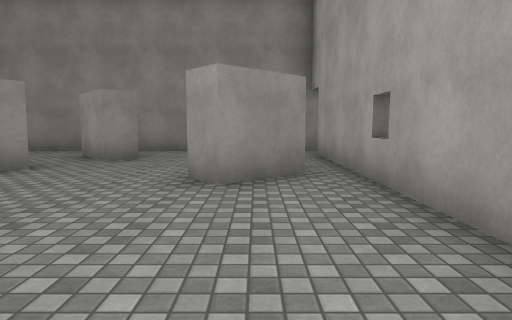
view 1 (above)

17 first-person views from a walk through a scene from a Unity 3-D project. The camera is 1.3 m above the floor, tilts 6° down and sees 75° across. Doors are open. The floor is counted in squares, 2 m on a side. Each view is taken from the middle of a square. On the plan, view 1 faces up. The plan holds only what a view shows up to about 10 squares ahead; the rest is blank. The player character is not drawn. Surface patterns are stand-ins for the level's own textures.

view 2
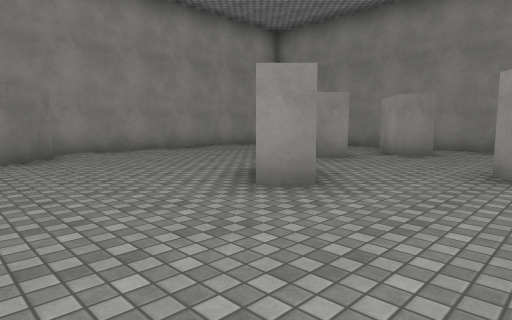

view 3
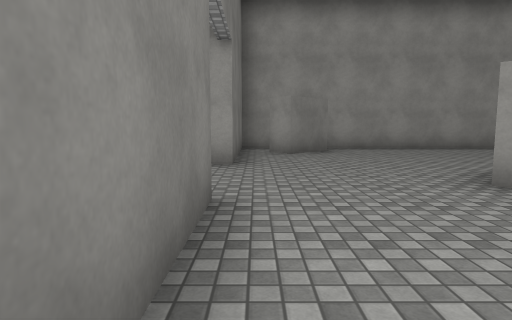

view 4
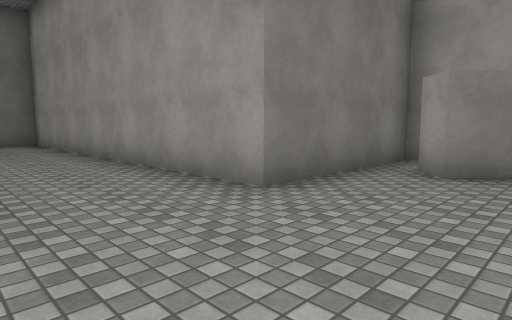

view 5
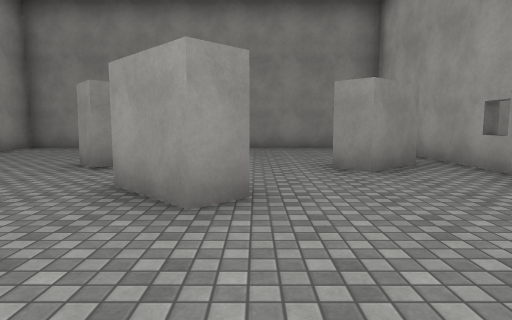

view 6
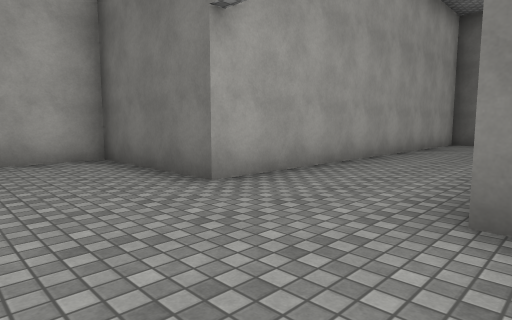

view 7
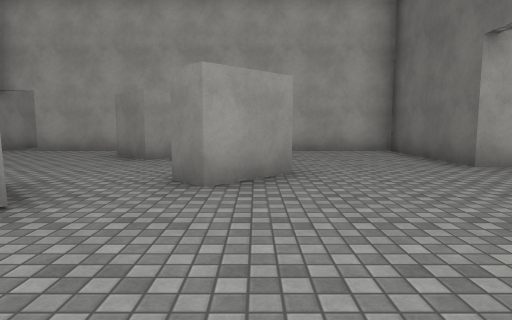

view 8
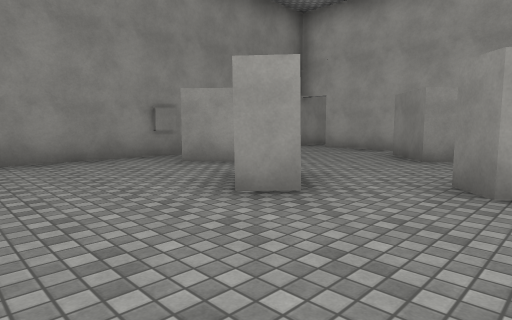

view 9
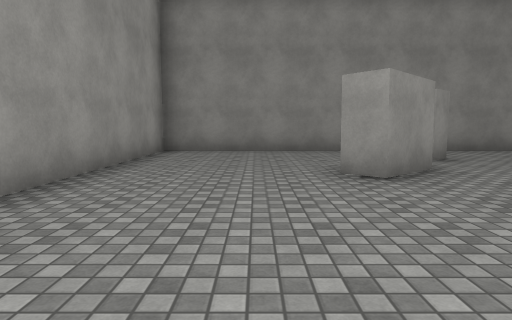

view 10
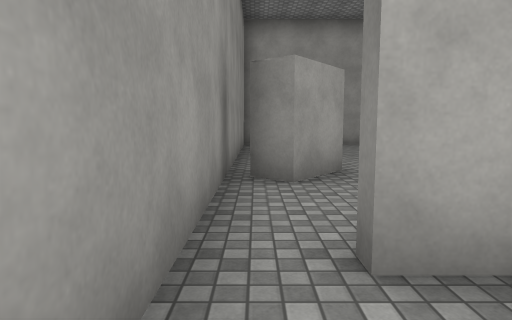

view 11
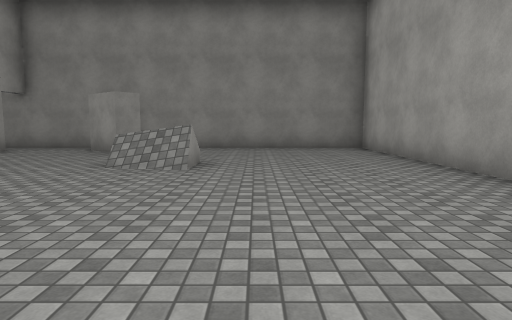

view 12
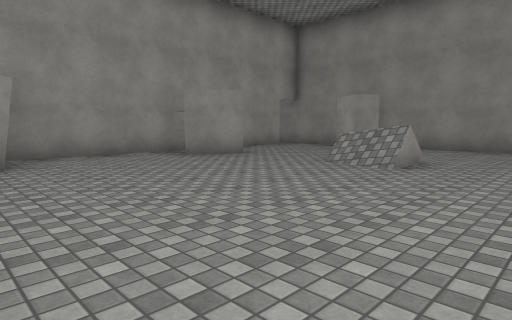

view 13
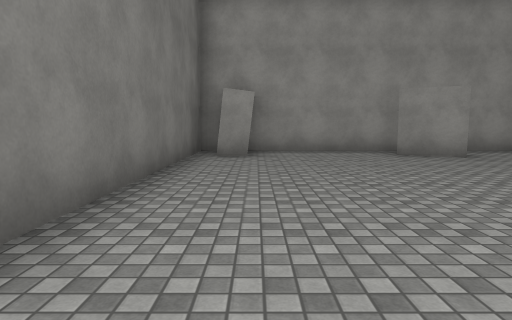

view 14
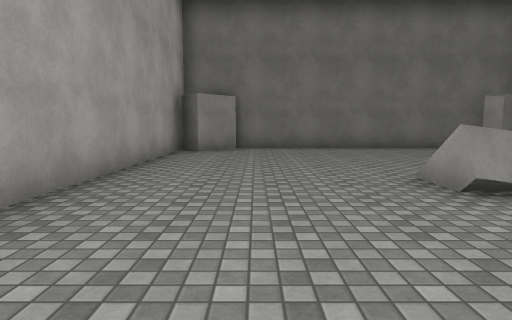

view 15
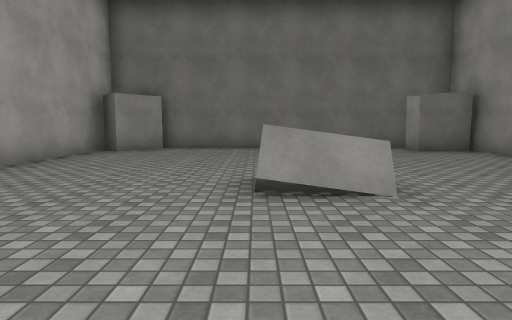

view 16
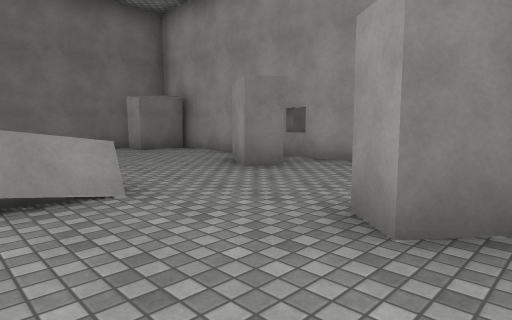

view 17
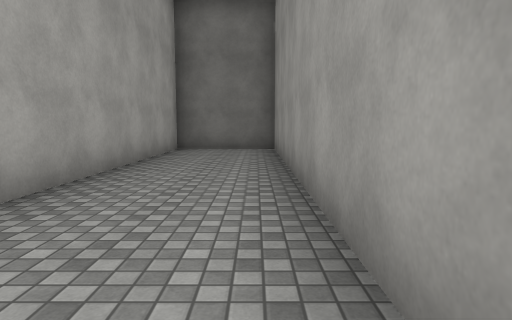

### Floor plan
Points are (right, up) in squares from view 1. A wall is a line through its corners. A room is listed if a view was taken in it or the views show most of it. See-through windows are left out.
Room 1 (views 1, 2, 3, 4, 5, 6, 7, 8, 9, 10, 17)
walls: (-2, 2) (-2.5, 1.5) (-3.5, 2.5) (-3, 3); (-3.3, 5) (-4.4, 4) (-4.9, 4.4); (-7.5, 0.8) (-6.4, -0.2) (-7, -0.8); (-2.2, 6.5) (-2.7, 6.1) (-3.7, 7.2); (-8.3, -0.5) (-8.3, -1.4) (-4.5, -1.4) (-4.5, -11) (-1.9, -11) (-1.9, -1.4) (1.4, -1.4) (1.4, 7.5); (0.7, 4.6) (-0.4, 3.6) (-0.8, 4) (0.3, 5.1); (2.1, 8.4) (-8.3, 8.4) (-8.3, 1)
ways out: open door at (1.5, 8) to room 2; open door at (1.5, 4)
Room 2 (views 11, 12, 13, 14, 15, 16)
walls: (5.9, 4.6) (7, 4.7); (7, 5) (7, 4.5); (2.9, 4.5) (3.4, 4.2) (2.7, 3.1); (9.5, -1.2) (10.4, -0.2); (4.6, 7.7) (5.2, 7.3) (4.8, 6.8) (3.7, 7.6) (4.2, 8.1); (11, -1.1) (11, 8.4) (2.1, 8.4); (1.7, -0.2) (3, -0.1) (3.1, -0.8); (1.6, -0.9) (1.6, -1.4) (9.6, -1.4); (1.6, 7.5) (1.6, -0.5)
low walls: (5.6, 4.9) (7, 5)
ways out: open door at (1.5, 8) to room 1

Where each view was taken, in squares from view 1:
view 1: 0 up, 0 right, facing up
view 2: 1 down, 0 right, facing up-left
view 3: 1 down, 1 right, facing left
view 4: 1 up, 2 left, facing down-left
view 5: 1 down, 2 left, facing up
view 6: 1 up, 5 left, facing down-right
view 7: 2 up, 7 left, facing right
view 8: 2 up, 7 left, facing up-right
view 9: 0 up, 6 left, facing up
view 10: 8 up, 0 right, facing right
view 11: 1 down, 8 right, facing up
view 12: 1 down, 9 right, facing up-left
view 13: 0 up, 10 right, facing left
view 14: 8 up, 9 right, facing down
view 15: 8 up, 7 right, facing down
view 16: 8 up, 7 right, facing down-left
view 17: 2 down, 4 left, facing down
